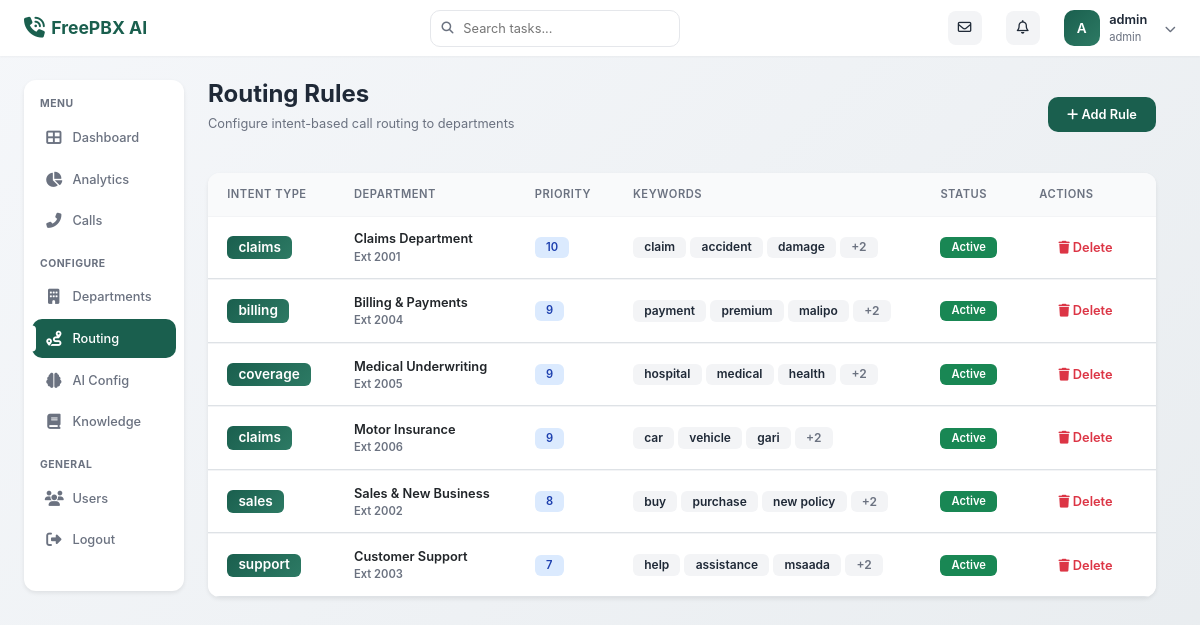
The app's page /admin/routing-rules (signed in) with its own data.
### models/user.py (models this page shows, shortened)
class User(UserMixin, db.Model):
    __tablename__ = 'users'
    id = db.Column(db.Integer, primary_key=True)
    username = db.Column(db.String(80), unique=True, nullable=False, index=True)
    email = db.Column(db.String(120), unique=True, nullable=True)
    password_hash = db.Column(db.String(255), nullable=False)
    role = db.Column(db.String(20), nullable=False, default='viewer')
    is_active = db.Column(db.Boolean, default=True, nullable=False)
    created_at = db.Column(db.DateTime, default=datetime.utcnow, nullable=False)
    last_login = db.Column(db.DateTime)
    def has_permission(self, required_role):
        role_hierarchy = {'viewer': 1, 'manager': 2, 'admin': 3}
        return role_hierarchy.get(self.role, 0) >= role_hierarchy.get(required_role, 0)

### models/department.py (models this page shows, shortened)
class RoutingRule(db.Model):
    __tablename__ = 'routing_rules'
    id = db.Column(db.Integer, primary_key=True)
    department_id = db.Column(db.Integer, db.ForeignKey('departments.id'), nullable=False)
    intent_type = db.Column(db.String(50), nullable=False)
    keywords = db.Column(db.Text)
    priority = db.Column(db.Integer, default=0)
    conditions = db.Column(db.Text)
    is_active = db.Column(db.Boolean, default=True, nullable=False)
    created_at = db.Column(db.DateTime, default=datetime.utcnow, nullable=False)
    updated_at = db.Column(db.DateTime, default=datetime.utcnow, onupdate=datetime.utcnow)

class Department(db.Model):
    __tablename__ = 'departments'
    id = db.Column(db.Integer, primary_key=True)
    name = db.Column(db.String(100), nullable=False, unique=True)
    description = db.Column(db.Text)
    extension = db.Column(db.String(20), nullable=False)
    priority = db.Column(db.Integer, default=0)
    is_active = db.Column(db.Boolean, default=True, nullable=False)
    business_hours = db.Column(db.Text)
    created_at = db.Column(db.DateTime, default=datetime.utcnow, nullable=False)
    updated_at = db.Column(db.DateTime, default=datetime.utcnow, onupdate=datetime.utcnow)
    routing_rules = db.relationship('RoutingRule', backref='department', lazy='dynamic',
                                    cascade='all, delete-orphan')

### blueprints/admin/routes.py (the view)
@admin_bp.route('/routing-rules')
@login_required
def routing_rules():
    if not current_user.has_permission('manager'):
        flash('Access denied. Manager privileges required.', 'error')
        return redirect(url_for('admin.dashboard'))
    rules = RoutingRule.query.order_by(desc(RoutingRule.priority)).all()
    departments = Department.query.all()
    return render_template('admin/routing_rules.html',
                           rules=rules,
                           departments=departments)

### templates/admin/routing_rules.html (shortened to what this page needs)
{% extends "base.html" %}
{% block content %}
<div class="page-header d-flex justify-content-between align-items-center">
    <div>
        <h1 class="page-title">Routing Rules</h1>
        <p class="page-subtitle">Configure intent-based call routing to departments</p>
    </div>
    <a href="{{ url_for('admin.create_routing_rule') }}" class="btn btn-primary">
        <i class="fas fa-plus"></i> Add Rule
    </a>
</div>
{% if rules %}
<div class="card">
    <div class="card-body p-0">
        <div class="table-responsive">
            <table class="table mb-0">
                <thead>
                    <tr>
                        <th>Intent Type</th>
                        <th>Department</th>
                        <th>Priority</th>
                        <th>Keywords</th>
                        <th>Status</th>
                        <th>Actions</th>
                    </tr>
                </thead>
                <tbody>
                    {% for rule in rules %}
                    <tr>
                        <td>
                            <span class="badge" style="background: linear-gradient(135deg, var(--primary-color), var(--primary-light)); color: white; font-size: 0.85rem;">
                                {{ rule.intent_type }}
                            </span>
                        </td>
                        <td style="font-weight: 600;">
                            {{ rule.department.name }}
                            <small style="color: var(--text-secondary); display: block;">Ext {{ rule.department.extension }}</small>
                        </td>
                        <td>
                            <span class="badge" style="background: #dbeafe; color: #1e40af;">
                                {{ rule.priority }}
                            </span>
                        </td>
                        <td>
                            {% set keywords = rule.keywords|from_json if rule.keywords else [] %}
                            {% if keywords %}
                                <div class="d-flex flex-wrap gap-1">
                                    {% for keyword in keywords[:3] %}
                                    <span class="badge" style="background: #f3f4f6; color: var(--text-primary); font-size: 0.75rem;">
                                        {{ keyword }}
                                    </span>
                                    {% endfor %}
                                    {% if keywords|length > 3 %}
                                    <span class="badge" style="background: #f3f4f6; color: var(--text-secondary); font-size: 0.75rem;">
                                        +{{ keywords|length - 3 }}
                                    </span>
                                    {% endif %}
                                </div>
                            {% else %}
                                <span style="color: var(--text-secondary);">-</span>
                            {% endif %}
                        </td>
                        <td>
                            {% if rule.is_active %}
                                <span class="badge bg-success">Active</span>
                            {% else %}
                                <span class="badge bg-secondary">Inactive</span>
                            {% endif %}
                        </td>
                        <td>
                            <form method="POST" action="{{ url_for('admin.delete_routing_rule', rule_id=rule.id) }}"
                                  class="d-inline" onsubmit="return confirm('Are you sure you want to delete this routing rule?');">
                                <button type="submit" class="btn btn-sm btn-outline-danger">
                                    <i class="fas fa-trash"></i> Delete
                                </button>
                            </form>
                        </td>
                    </tr>
                    {% endfor %}
                </tbody>
            </table>
        </div>
    </div>
</div>
{% endif %}
{% endblock %}

### templates/base.html (shortened to what this page needs)
<!DOCTYPE html>
<html lang="en">
<head>
    <link href="https://cdn.jsdelivr.net/npm/bootstrap@5.3.0/dist/css/bootstrap.min.css" rel="stylesheet">
    <link href="https://cdnjs.cloudflare.com/ajax/libs/font-awesome/6.4.0/css/all.min.css" rel="stylesheet">
</head>
<body>
    <nav class="navbar">
        <div class="container-fluid px-0">
            <a class="navbar-brand" href="{{ url_for('admin.dashboard') }}">
                <i class="fas fa-phone-volume"></i>
                <span>FreePBX AI</span>
            </a>
            {% if current_user.is_authenticated %}
            <div class="search-box">
                <i class="fas fa-search"></i>
                <input type="text" placeholder="Search tasks..." id="searchInput">
            </div>
            <div class="navbar-actions">
                <button class="icon-btn">
                    <i class="far fa-envelope"></i>
                </button>
                <button class="icon-btn">
                    <i class="far fa-bell"></i>
                </button>
                <div class="dropdown">
                    <div class="user-profile" data-bs-toggle="dropdown" aria-expanded="false" style="cursor: pointer;">
                        <div class="user-avatar">
                            {{ current_user.username[0].upper() }}
                        </div>
                        <div class="user-info">
                            <div class="user-name">{{ current_user.username }}</div>
                            <div class="user-email">{{ current_user.role }}</div>
                        </div>
                        <i class="fas fa-chevron-down" style="font-size: 0.7rem; margin-left: 0.5rem; color: var(--text-secondary);"></i>
                    </div>
                </div>
            </div>
            {% endif %}
        </div>
    </nav>
    <div class="main-container">
        {% if current_user.is_authenticated %}
        <aside class="sidebar">
            <div class="sidebar-section">
                <div class="sidebar-label">Menu</div>
                <ul class="sidebar-nav">
                    <li class="sidebar-nav-item">
                        <a href="{{ url_for('admin.dashboard') }}"
                           class="sidebar-nav-link {% if request.endpoint == 'admin.dashboard' %}active{% endif %}">
                            <i class="fas fa-th-large"></i>
                            <span>Dashboard</span>
                        </a>
                    </li>
                    <li class="sidebar-nav-item">
                        <a href="{{ url_for('admin.analytics') }}"
                           class="sidebar-nav-link {% if request.endpoint == 'admin.analytics' %}active{% endif %}">
                            <i class="fas fa-chart-pie"></i>
                            <span>Analytics</span>
                        </a>
                    </li>
                    <li class="sidebar-nav-item">
                        <a href="{{ url_for('admin.call_logs') }}"
                           class="sidebar-nav-link {% if request.endpoint in ['admin.call_logs', 'admin.call_detail'] %}active{% endif %}">
                            <i class="fas fa-phone-alt"></i>
                            <span>Calls</span>
                        </a>
                    </li>
                </ul>
            </div>
            {% if current_user.has_permission('manager') %}
            <div class="sidebar-section">
                <div class="sidebar-label">Configure</div>
                <ul class="sidebar-nav">
                    <li class="sidebar-nav-item">
                        <a href="{{ url_for('admin.departments') }}"
                           class="sidebar-nav-link {% if 'department' in request.endpoint %}active{% endif %}">
                            <i class="fas fa-building"></i>
                            <span>Departments</span>
                        </a>
                    </li>
                    <li class="sidebar-nav-item">
                        <a href="{{ url_for('admin.routing_rules') }}"
                           class="sidebar-nav-link {% if 'routing' in request.endpoint %}active{% endif %}">
                            <i class="fas fa-route"></i>
                            <span>Routing</span>
                        </a>
                    </li>
                    <li class="sidebar-nav-item">
                        <a href="{{ url_for('admin.ai_config') }}"
                           class="sidebar-nav-link {% if 'ai_config' in request.endpoint %}active{% endif %}">
                            <i class="fas fa-brain"></i>
                            <span>AI Config</span>
                        </a>
                    </li>
                    <li class="sidebar-nav-item">
                        <a href="{{ url_for('admin.knowledge_base') }}"
                           class="sidebar-nav-link {% if 'knowledge' in request.endpoint %}active{% endif %}">
                            <i class="fas fa-book"></i>
                            <span>Knowledge</span>
                        </a>
                    </li>
                </ul>
            </div>
            {% endif %}
            <div class="sidebar-section">
                <div class="sidebar-label">General</div>
                <ul class="sidebar-nav">
                    {% if current_user.has_permission('admin') %}
                    <li class="sidebar-nav-item">
                        <a href="{{ url_for('auth.list_users') }}"
                           class="sidebar-nav-link {% if 'users' in request.endpoint %}active{% endif %}">
                            <i class="fas fa-users"></i>
                            <span>Users</span>
                        </a>
                    </li>
                    {% endif %}
                    <li class="sidebar-nav-item">
                        <a href="{{ url_for('auth.logout') }}" class="sidebar-nav-link">
                            <i class="fas fa-sign-out-alt"></i>
                            <span>Logout</span>
                        </a>
                    </li>
                </ul>
            </div>
        </aside>
        {% endif %}
        <main class="main-content">
            {% block content %}{% endblock %}
        </main>
    </div>
</body>
</html>

### records on screen
User: username "A", username "admin", role "admin"
RoutingRule: intent_type "claims", department.name "Claims Department", department.extension "2001", priority "10", 3 "claim" "accident" "damage", keywords "2", is_active "Active"
RoutingRule: intent_type "billing", department.name "Billing & Payments", department.extension "2004", priority "9", 3 "payment" "premium" "malipo", keywords "2", is_active "Active"
RoutingRule: intent_type "coverage", department.name "Medical Underwriting", department.extension "2005", priority "9", 3 "hospital" "medical" "health", keywords "2", is_active "Active"
RoutingRule: intent_type "claims", department.name "Motor Insurance", department.extension "2006", priority "9", 3 "car" "vehicle" "gari", keywords "2", is_active "Active"
RoutingRule: intent_type "sales", department.name "Sales & New Business", department.extension "2002", priority "8", 3 "buy" "purchase" "new policy", keywords "2", is_active "Active"
RoutingRule: intent_type "support", department.name "Customer Support", department.extension "2003", priority "7", 3 "help" "assistance" "msaada", keywords "2", is_active "Active"
